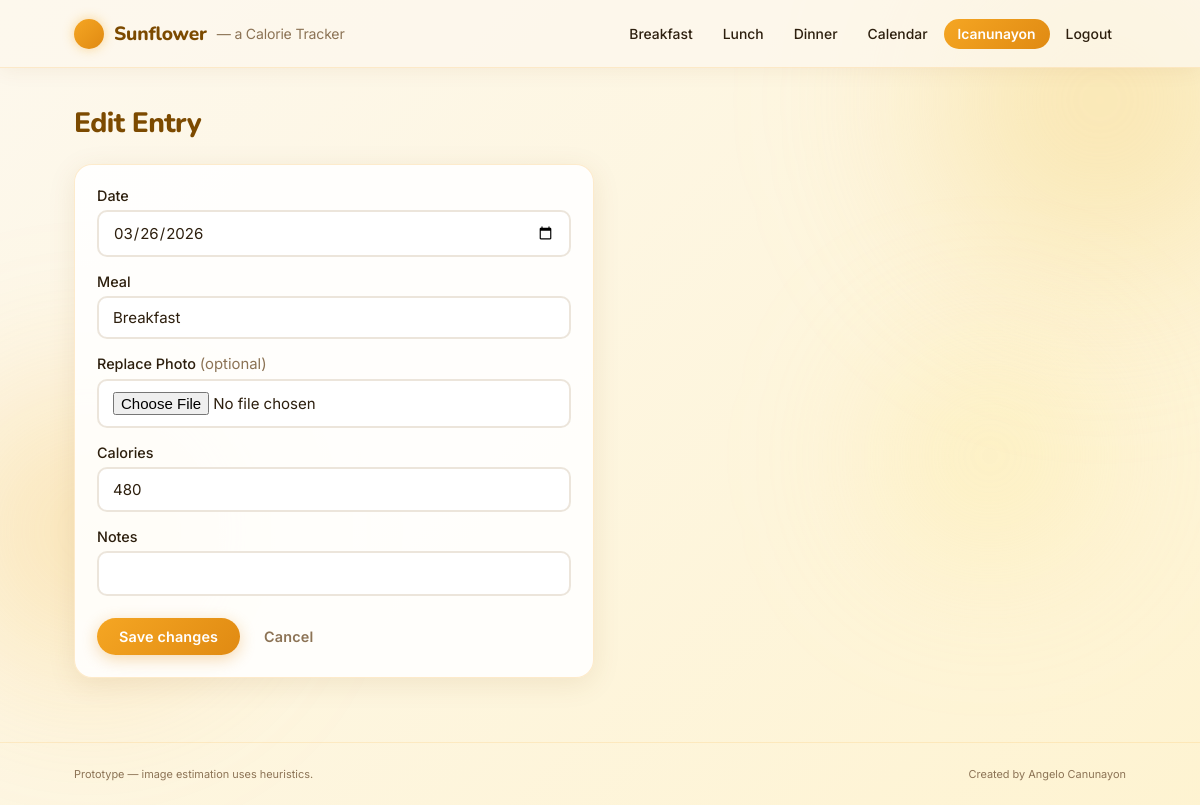
Before: /entry/1/edit (signed in) with the older database file.
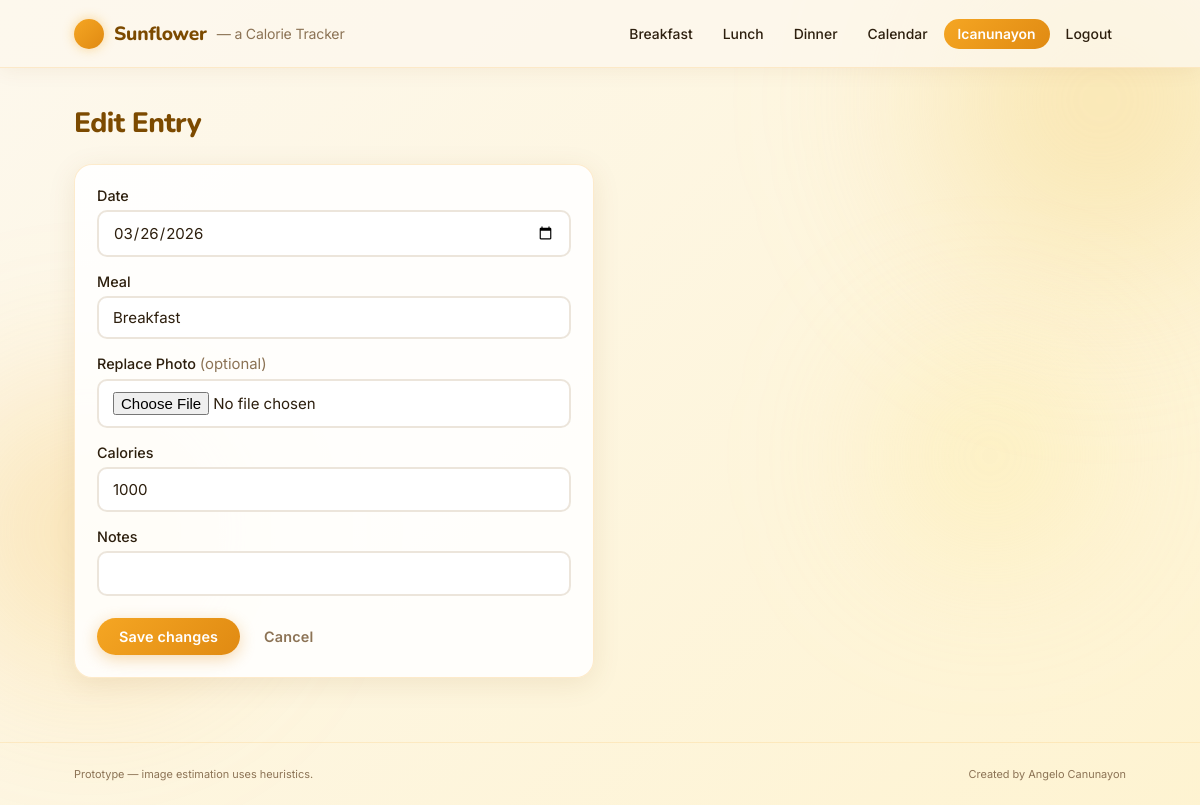
After: the same page with the newer database file.
### models.py (models this page shows, shortened)
class Entry(db.Model):
    id = db.Column(db.Integer, primary_key=True)
    date = db.Column(db.String(20), nullable=False)  # ISO date
    meal = db.Column(db.String(20), nullable=False)
    food_estimate = db.Column(db.String(200))
    calories = db.Column(db.Integer)
    notes = db.Column(db.Text)
    image_filename = db.Column(db.String(200))
    created_at = db.Column(db.DateTime, server_default=db.func.now())
    user_id = db.Column(db.Integer, db.ForeignKey('user.id'), nullable=True)

### app.py (the view, shortened to what this page needs)
@app.route('/entry/<int:entry_id>/edit', methods=['GET', 'POST'])
@login_required
def edit_entry(entry_id):
    from models import Entry
    entry = Entry.query.filter_by(id=entry_id, user_id=current_user.id).first_or_404()
    return render_template('edit.html', entry=entry)

### app.py (called while the page is built)
@login_manager.user_loader
def load_user(user_id):
    from models import User
    try:
        return User.query.get(int(user_id))
    except Exception:
        return None

### templates/edit.html (shortened to what this page needs)
{% extends 'base.html' %}
{% block content %}
  <h2 class="page-heading">Edit Entry</h2>
  <div class="card form-card">
    <form method="post" enctype="multipart/form-data">
      <label>Date
        <input type="date" name="date" value="{{ entry.date }}">
      </label>
      <label>Meal
        <select name="meal">
          <option value="breakfast" {% if entry.meal=='breakfast' %}selected{% endif %}>Breakfast</option>
        </select>
      </label>
      <label>Replace Photo <span class="muted" style="font-weight:400;">(optional)</span>
        <input type="file" name="photo" accept="image/*">
      </label>
      <label>Calories
        <input type="number" name="manual_cal" value="{{ entry.calories }}">
      </label>
      <label>Notes
        <input type="text" name="notes" value="{{ entry.notes }}">
      </label>
      <div class="form-actions">
        <button class="btn btn-primary" type="submit">Save changes</button>
        <a class="btn btn-ghost" href="/day/{{ entry.date }}">Cancel</a>
      </div>
    </form>
  </div>
{% endblock %}

Changed rows visible on the page:
changed Entry "Breakfast": manual_cal "480" → "1000"
